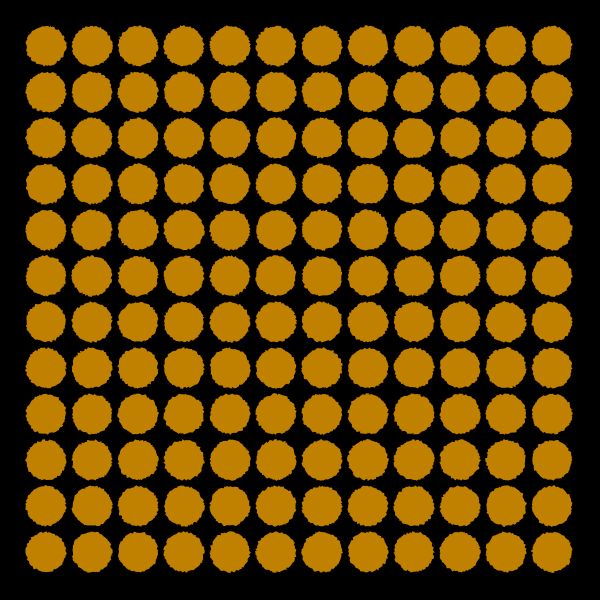
Frame 1 (no input)
Frame 60 (the mouse pressed at the canvas centre just before this capture): identical to frame 1, image omitted
Frame 120 (the mouse held since frame 60 and released just before this capture): identical to frame 1, image omitted

The Processing sketch that drew this single still picture (run headless with seeded random() and noise(); from frame 60 on, the mouse is pressed at the canvas centre):

// Processing sketch: darude
// ── darude.pde
float h = 1;

PShape korrel(float r, float k) {
  PShape korrel = createShape();
  korrel.beginShape();
  for (float a=0; a<TWO_PI; a+=PI/42) {
    float x = cos(a)*r + random(-k,k);
    float y = sin(a)*r + random(-k,k);
    korrel.vertex(x, y);
  }
  korrel.endShape();

  return korrel;
}

void setup() {
  size(600, 600);
  noStroke();
  fill(192, 128, 0);

  background(0);
  for(float x=width/13; x<width-width/13; x+=width/13){
    for(float y=height/13; y<height-height/13; y+=width/13){
      pushMatrix();
      translate(x,y);
      shape(korrel(width/30, h));
      popMatrix();
    }
  }
}

void draw(){}

void keyPressed(){
  if(key == CODED){
    if(keyCode == UP){
      ++h;
    }
    else if(keyCode == DOWN && h>0){
      --h;
    }
  }
  setup();
}
